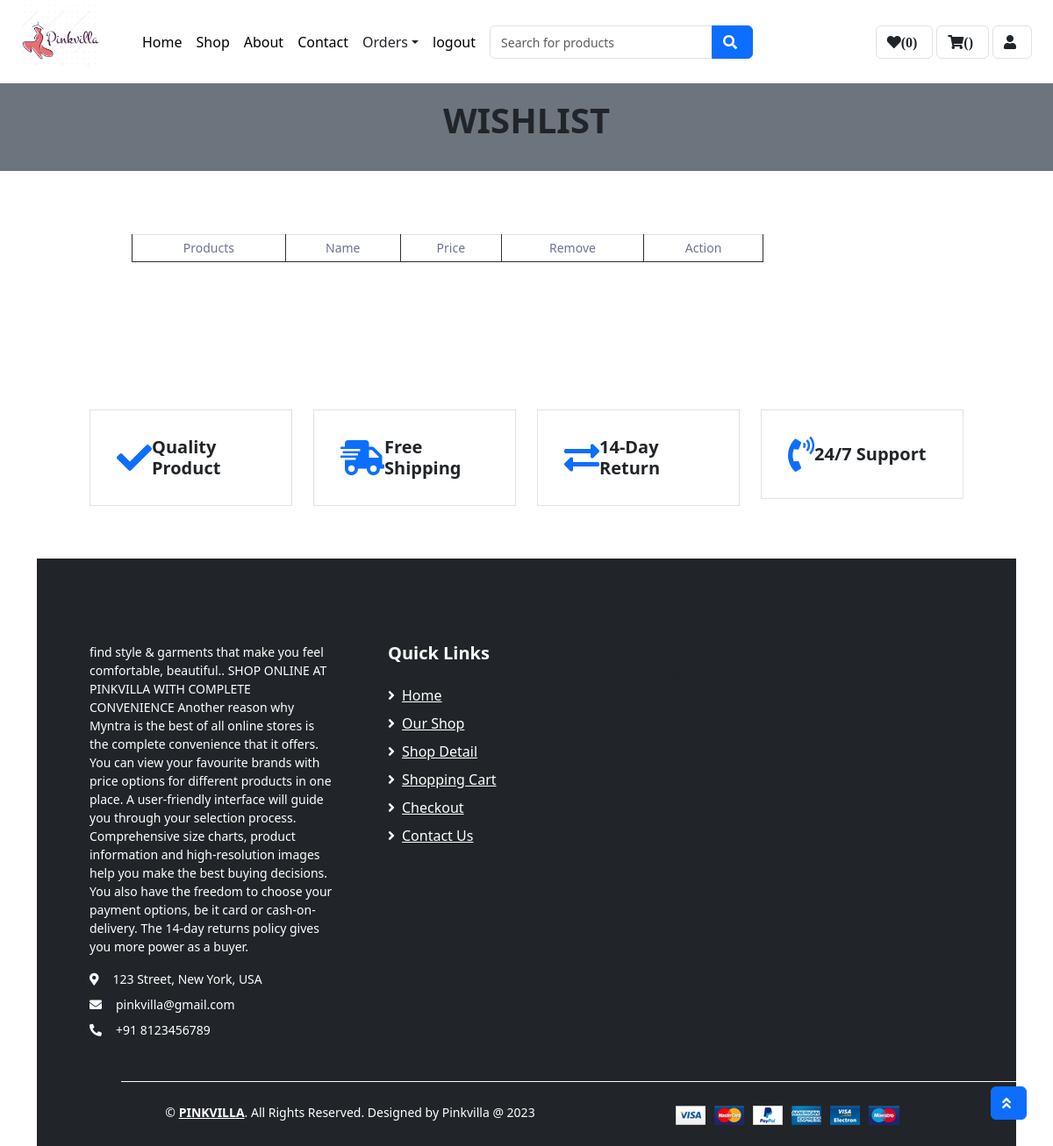
The page /wishlist/ (signed in) on the database as committed earlier.
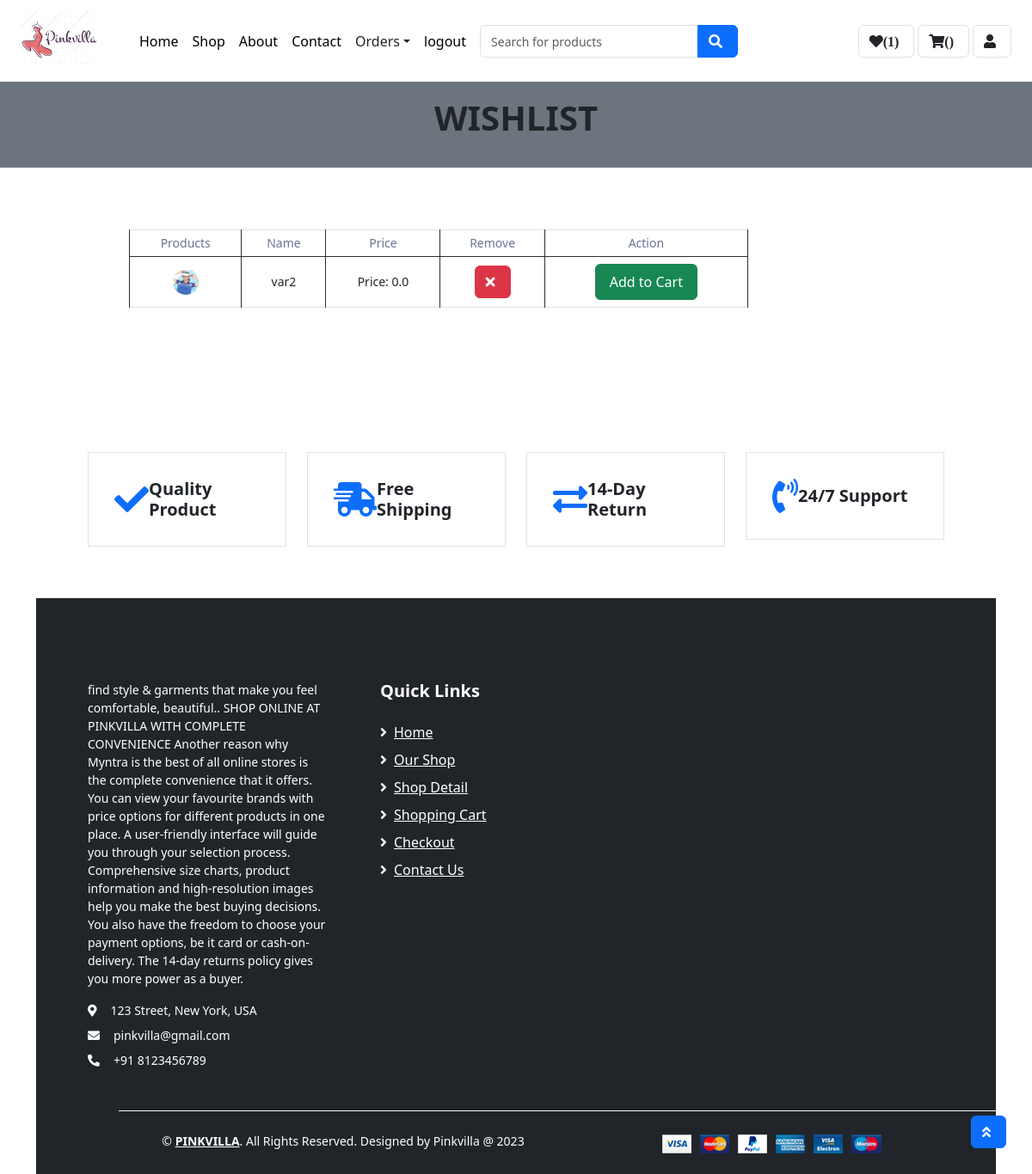
The same page on the database as committed later.
### app1/models.py (models this page shows, shortened)
class Wishlist(models.Model):
    username = models.ForeignKey(custom_user,on_delete=models.CASCADE)
    variant = models.ForeignKey(Variant,on_delete=models.CASCADE)

class Variant(models.Model):
    id = models.AutoField(primary_key=True)
    variant = models.CharField(max_length=100,blank= True,null= True)
    Product = models.ForeignKey(Product,on_delete=models.CASCADE)
    Color = models.ForeignKey(Color,on_delete=models.CASCADE)
    Size = models.ForeignKey(Size,on_delete=models.CASCADE)
    quantity = models.IntegerField(default=1)
    price = models.FloatField(default=0)
    image1 = models.ImageField(blank=True, upload_to='images/')
    image2 = models.ImageField(blank=True, upload_to='images/')
    image3 = models.ImageField(blank=True, upload_to='images/')
    image4 = models.ImageField(blank=True, upload_to='images/')

### app1/views.py (the view)
# urls.py: path('wishlist/',views.wishlist,name ='wishlist'),
def wishlist(request):
    username=custom_user.objects.get(username=request.session["username"])
    wishlistobj = Wishlist.objects.filter(username = username)
    wishlist_count = Wishlist.objects.filter(username = username).count()
    return render(request, "wishlist.html", {'wishlistobj': wishlistobj, 'wishlist_count': wishlist_count})

### app1/templates/wishlist.html (shortened to what this page needs)
{% extends 'product_detail.html' %}
{% load static %}
{% block main-content %}
<div class="container-fluid bg-secondary mb-5">
    <div class="d-flex flex-column align-items-center justify-content-center" style="min-height: 100px">
        <h1 class="font-weight-semi-bold text-uppercase mb-3">wishlist</h1>
    </div>
</div>
<div class="container pt-4 sm-8 ">
    <div class="col-lg-8  mb-5 ml-5">
        <table class="table table-bordered text-center mb-0 ml-5 " style="">
            <thead class="bg-secondary text-dark ">
                <tr>
                    <th>Products</th>
                    <th>Name</th>
                    <th>Price</th>
                    <th>Remove</th>
                    <th>Action</th>
                </tr>
            </thead>
            <tbody class="align-middle">
                {% for item in wishlistobj %}
                <tr>
                    <td class="align-middle">
                        <img src="{{ item.variant.image1.url }}" alt="">
                    </td>
                    <td>{{item.variant.variant}}</td>
                    <td class="align-middle">
                        <p class="card-text">Price: {{ item.variant.price }}</p>
                    </td>
                    <td class="align-middle">
                        <a href="{% url 'wishlist_remove' item.id %}" class="btn btn-danger" onclick="return confirm('Do you want to remove this product from the cart?');">
                            <i class="fa fa-times"></i>
                        </a>
                    </td>
                    <td>
                        <form action="{% url 'add-to-cart' %}" method="POST" class="d-inline">
                            <button type="submit" class="btn btn-success px-3 py-2">Add to Cart</button>
                        </form>
                    </td>
                </tr>
                {% endfor %}
            </tbody>
        </table>
    </div>
    {% endblock main-content %}

Rows that differ between the two databases and show on the page:
added Wishlist: variant.image1 (picture), variant.variant "var2", variant.price "0.0"
Other text that changed with them:
{{ wishlist_count }}: "0" → "1"
